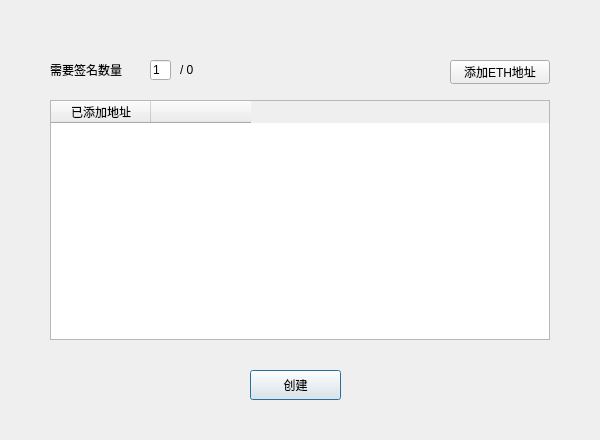
<?xml version="1.0" encoding="UTF-8"?>
<ui version="4.0">
 <class>CreateEthMultisigContractDialog</class>
 <widget class="QDialog" name="CreateEthMultisigContractDialog">
  <property name="geometry">
   <rect>
    <x>0</x>
    <y>0</y>
    <width>600</width>
    <height>440</height>
   </rect>
  </property>
  <property name="windowTitle">
   <string>Dialog</string>
  </property>
  <widget class="QLabel" name="numLabel">
   <property name="geometry">
    <rect>
     <x>180</x>
     <y>60</y>
     <width>40</width>
     <height>20</height>
    </rect>
   </property>
   <property name="text">
    <string>/ 0</string>
   </property>
  </widget>
  <widget class="QLineEdit" name="numLineEdit">
   <property name="geometry">
    <rect>
     <x>150</x>
     <y>60</y>
     <width>21</width>
     <height>20</height>
    </rect>
   </property>
   <property name="text">
    <string>1</string>
   </property>
  </widget>
  <widget class="QTableWidget" name="tableWidget">
   <property name="geometry">
    <rect>
     <x>50</x>
     <y>100</y>
     <width>500</width>
     <height>240</height>
    </rect>
   </property>
   <column>
    <property name="text">
     <string>已添加地址</string>
    </property>
   </column>
   <column>
    <property name="text">
     <string/>
    </property>
   </column>
  </widget>
  <widget class="QPushButton" name="createBtn">
   <property name="geometry">
    <rect>
     <x>250</x>
     <y>370</y>
     <width>91</width>
     <height>30</height>
    </rect>
   </property>
   <property name="text">
    <string>创建</string>
   </property>
  </widget>
  <widget class="QToolButton" name="addAddressBtn">
   <property name="geometry">
    <rect>
     <x>450</x>
     <y>60</y>
     <width>100</width>
     <height>24</height>
    </rect>
   </property>
   <property name="text">
    <string>添加ETH地址</string>
   </property>
  </widget>
  <widget class="QLabel" name="label">
   <property name="geometry">
    <rect>
     <x>50</x>
     <y>60</y>
     <width>91</width>
     <height>20</height>
    </rect>
   </property>
   <property name="text">
    <string>需要签名数量</string>
   </property>
  </widget>
 </widget>
 <resources/>
 <connections/>
</ui>
